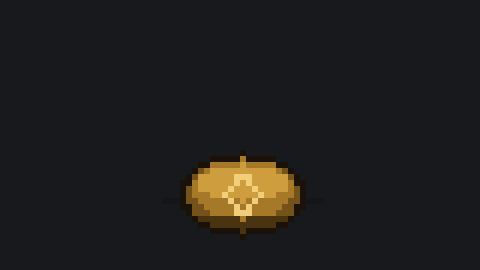
#> input picture assets/gifs/coin_heads.gif, 480 x 270 px
$ python export_coin_frames.py
#> lines starting #> are read from the running program, lines starting #| are printed output that depends on the picture
"""Exporta frames das duas variantes em PNG, para ver o resultado estatico.

O leitor de imagem mostra so o primeiro frame de um GIF. Esta pagina
mostra a animacao inteira montada em PNGs, o que permite conferir cada
momento sem depender do loop.

Uso:  .venv\\Scripts\\python.exe scripts\\export_coin_frames.py
"""

from __future__ import annotations

from pathlib import Path

from PIL import Image, ImageDraw

ROOT = Path(__file__).resolve().parent.parent
GIFS = ROOT / "assets" / "gifs"
OUT = ROOT / "scripts" / "sheet"

# Frames que contam a historia. Nao sao todos de proposito: a repeticao
# no meio da rotacao nao acrescenta leitura.
PICKS = [0, 1, 2, 4, 7, 9, 11, 12, 13, 14, 15]


def read(path: Path) -> list[Image.Image]:
    frames = []
    with Image.open(path) as im:
#> im is the input picture: PIL image 480x270 P; mean R, G, B 31.1, 29.9, 28.8
        for i in range(im.n_frames):
            im.seek(i)
            frames.append(im.convert("RGB").copy())
#> after the loop, frames = 16 items
    return frames


def row(frames: list[Image.Image], picks: list[int]) -> Image.Image:
    tw, th = 160, 90
    pad, lab = 6, 11
    sheet = Image.new(
        "RGB",
        (len(picks) * (tw + pad) + pad, th + lab + pad * 2),
        (49, 51, 56),
    )
    d = ImageDraw.Draw(sheet)
    for i, n in enumerate(picks):
        if n >= len(frames):
            continue
        x = pad + i * (tw + pad)
        tile = frames[n].resize((tw, th), Image.NEAREST)
        sheet.paste(tile, (x, pad + lab))
        d.text((x + 1, pad), f"f{n}", fill=(210, 210, 215))
        d.rectangle((x, pad + lab, x + tw - 1, pad + lab + th - 1),
                    outline=(80, 82, 88))
    return sheet


def main() -> None:
    heads = read(GIFS / "coin_heads.gif")
#> heads = 16 items
    tails = read(GIFS / "coin_tails.gif")
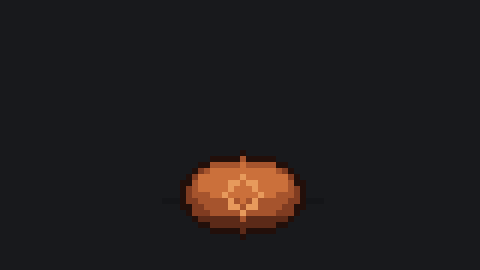
#> input picture assets/gifs/coin_tails.gif, 480 x 270 px
#> in read, im is the input picture: PIL image 480x270 P; mean R, G, B 31.3, 28.1, 28.8
#> tails = 16 items

    rh = row(heads, PICKS)
#> in row, `sheet = Image.new( "RGB", (len(picks) * (tw + pad) + pad, th + lab + p..`:
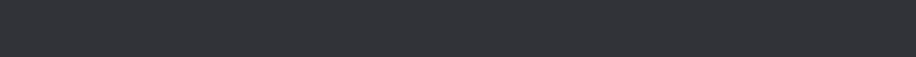
#> sheet: PIL image 1832x113 RGB (shown at 1/2 size); mean R, G, B 49, 51, 56
#> after the loop in row, `for i, n in enumerate(picks):`:
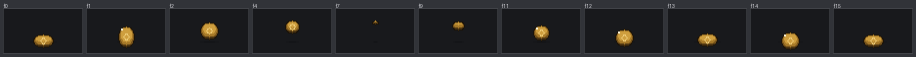
#> sheet: PIL image 1832x113 RGB (shown at 1/2 size); mean R, G, B 36.6, 36.4, 37
    rt = row(tails, PICKS)
#> after the loop in row (call 2), `for i, n in enumerate(picks):`:
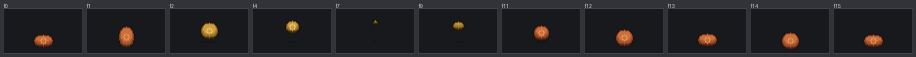
#> sheet: PIL image 1832x113 RGB (shown at 1/2 size); mean R, G, B 36.7, 35.3, 36.9
    gap = 12
    combined = Image.new(
        "RGB", (max(rh.width, rt.width), rh.height + rt.height + gap), (49, 51, 56)
    )
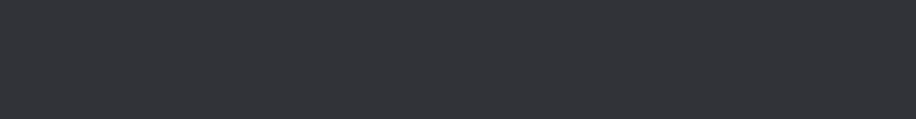
#> combined: PIL image 1832x238 RGB (shown at 1/2 size); mean R, G, B 49, 51, 56
    combined.paste(rh, (0, 0))
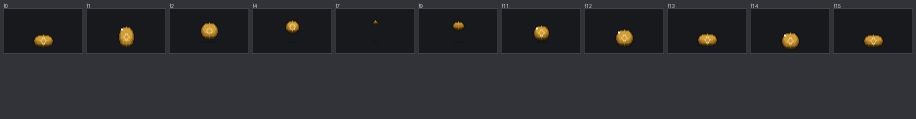
#> combined: PIL image 1832x238 RGB (shown at 1/2 size); mean R, G, B 43.1, 44, 47
    combined.paste(rt, (0, rh.height + gap))
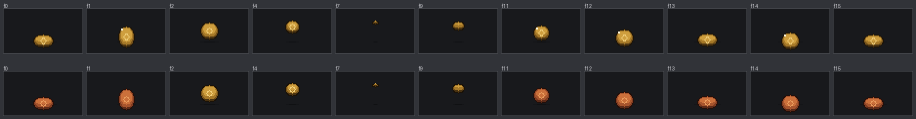
#> combined: PIL image 1832x238 RGB (shown at 1/2 size); mean R, G, B 37.3, 36.6, 37.9
    combined.save(OUT / "coin_both.png")

    print(f"frames heads: {len(heads)}  tails: {len(tails)}")
#| frames heads: 16  tails: 16
    print(OUT / "coin_both.png")


if __name__ == "__main__":
    main()
